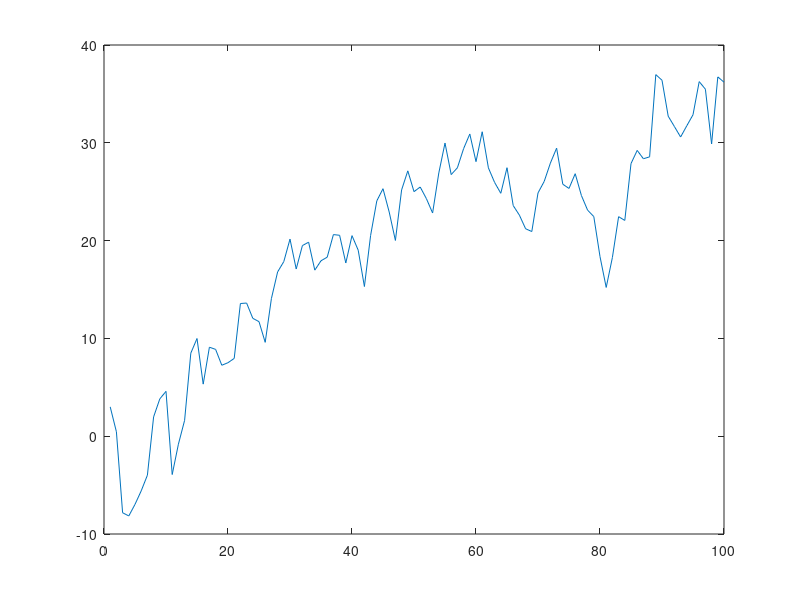

Source code (MATLAB):
%  plot a AR(1) process


%y_t = \rho * y_{t-1} + \epsilon_t
clc
clear all
close all


%size of the vector
N = 100;

%storage of the vector
Y = zeros(N,1);
Y(1) = 3;
%standard deviation of the error term
sigma = 3;

rho = 1;

%for loop for populating the AR(1) process
for i = 2:N
    epsilon = sigma*randn(1);

    Y(i) = rho * Y(i-1) + epsilon;
end %end of for loop 

plot((1:N), Y)






